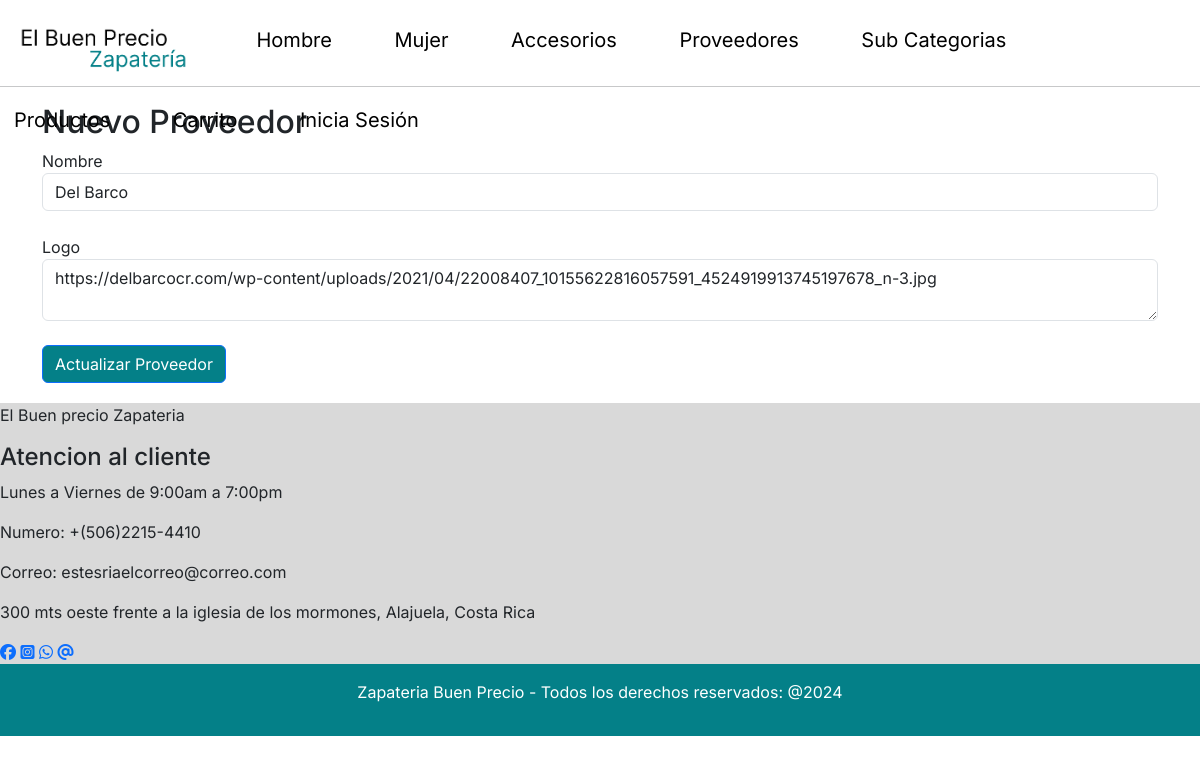
The page /actualizarproveedores.php on the database as committed earlier.
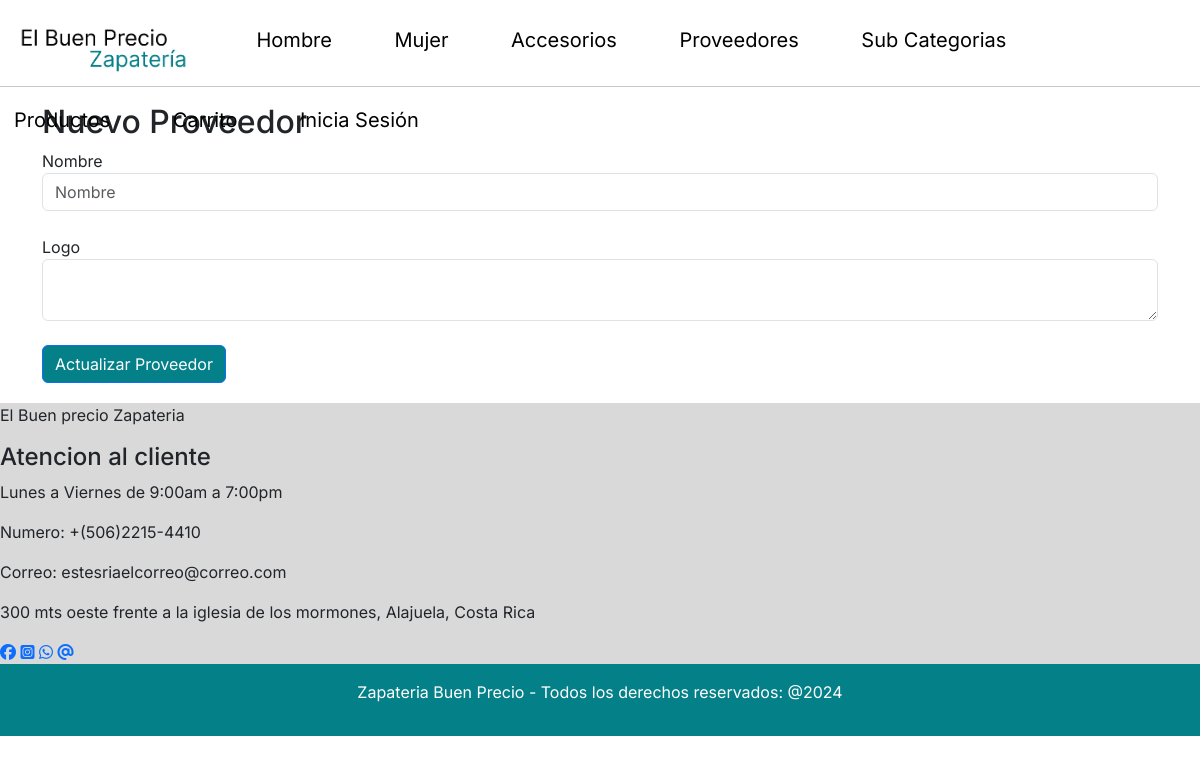
The same page on the database as committed later.
### tables this page shows
CREATE TABLE `proveedores` (
  `Id_Proveedor` int(11) NOT NULL,
  `Nombre` varchar(255) NOT NULL,
  `Logo` varchar(255) NOT NULL
);

### DAL/proveedoresCrud.php (called while the page is built, shortened)
<?php
function getObject($sql){
    try{
        $oConexion = conectarDb();
        if(mysqli_set_charset($oConexion, "utf8")){
            if(!$result = mysqli_query($oConexion, $sql)) die();
            $retorno = null;
            while ($row = mysqli_fetch_array($result)){
                $retorno = $row;
            }
        }
    }catch(\Throwable $th){
        echo $th;
    }finally{
        Desconectar($oConexion);
    }
    return $retorno;
}
?>

### actualizarproveedores.php (the view, shortened to what this page needs)
<?php
include_once 'include/templates/header.php';
require_once "DAL/proveedoresCrud.php";
if($_SERVER['REQUEST_METHOD']== 'GET'){
    $id= recogeGet("id");
    $query = "select Id_Proveedor, Nombre, Logo from proveedores where Id_Proveedor = '$id'";
    $mySession = getObject($query);
    if($mySession != null){
            $nombre = $mySession['Nombre'];
            $logo = $mySession['Logo'];
        }else{
        }
    }
?>
<main>
    <div class="container">
        <h2>Nuevo Proveedor</h2>
        <form method="post" action="<?php echo $_SERVER['PHP_SELF']; ?>">
            <div class="form-group">
                <label for="nombre">Nombre</label>
                <input type="text" class="form-control" id="Nombre" name="nombre" placeholder="Nombre" maxlength="255"
                    value="<?= $nombre ?>">
            </div>
            <br>
            <div class="form-group">
                <label for="logo">Logo</label>
                <textarea class="form-control" id="Logo" name="logo" rows="2"
                    maxlength="255"><?= $logo ?></textarea>
            </div>
            <br>
            <div>
                <button type="submit" class="btn btn-primary color-boton">Actualizar Proveedor</button>
            </div>
        </form>
    </div>
</main>
<?php
include_once 'include/templates/footer.php';
?>
</html>

### include/templates/header.php (shortened to what this page needs)
<!DOCTYPE html>
<html lang="es">
<head>
    <link rel="stylesheet" href="https://cdn.jsdelivr.net/npm/bootstrap@5.3.2/dist/css/bootstrap.min.css">
    <link rel="stylesheet" href="/css/styles.css">
    <link rel="stylesheet" href="/css/normalize.css">
</head>
<body>
    <header>
        <nav id='menu'>
            <ul>
                <li><a href='index.php'><img src='img/Logo.png' alt='Logo Zapateria' class="logo"></a></li>
                <li><a href='hombre.php'>Hombre</a></li>
                <li><a href='mujer.php'>Mujer</a></li>
                <li><a href='accesorios.php'>Accesorios</a></li>
                <li><a href='proveedores.php'>Proveedores</a></li>
                <li><a href='SubCategoria.php'>Sub Categorias</a></li>
                <li><a href='productos.php'>Productos</a></li>
                <li><a href='compra.php'>Carrito</a></li>
                <li><a href='registro.php'>Inicia Sesión</a></li>
            </ul>
        </nav>
    </header>
    <hr>
</body>
</html>

### include/templates/footer.php (shortened to what this page needs)
<footer>
    <div class="subfooter">
        <p>El Buen precio <span>Zapateria</span></p>
        <h4>Atencion al cliente</h3>
            <p>Lunes a Viernes de 9:00am a 7:00pm</p>
            <p>Numero: <span>+(506)2215-4410</span></p>
            <p>Correo:<span> estesriaelcorreo@correo.com </span></p>
            <p>300 mts oeste frente a la iglesia de los mormones, Alajuela, Costa Rica</p>
            <div>
                <a href=""><i class="fa-brands fa-facebook"></i></a>
                <a href=""><i class="fa-brands fa-square-instagram"></i></a>
                <a href=""> <i class="fa-brands fa-whatsapp"></i></a>
                <a href=""><i class="fa-solid fa-at"></i></a>
            </div>
    </div>
    <div class="footer">
        <p>Zapateria Buen Precio - Todos los derechos reservados: @2024</p>
    </div>
</footer>
</body>

### css/styles.css (style rules this page uses)
* { font-family: "Inter", sans-serif; font-optical-sizing: auto; }
#menu { background: #FFFF; height: 70px; border-radius: 0px; }
#menu ul, #menu li { margin: 0 auto; padding: 0; list-style: none }
#menu ul { width: 100%; text-align: left; }
#menu li { display: inline-block; position: relative; margin-right: 30px; }
#menu a { display: block; line-height: 80px; padding: 0 14px; text-decoration: none; color: #000; font-size: 20px; }
.logo { width: 180px; height: auto; margin-top: 10px; }
.footer { width: 100%; background-color: #048088; text-align: center; color:#FFFF; padding: 1rem 0; }
.subfooter { margin-top: 20px; width: 100%; background-color: #D9D9D9; }
.color-boton { background-color: #048088; }

Rows that differ between the two databases and show on the page:
removed proveedores: nombre "Del Barco", logo "https://delbarcocr.com/wp-content/uploads/2021/04/22008407_10155622816057591_4524919913745197678_n-3.jpg"
